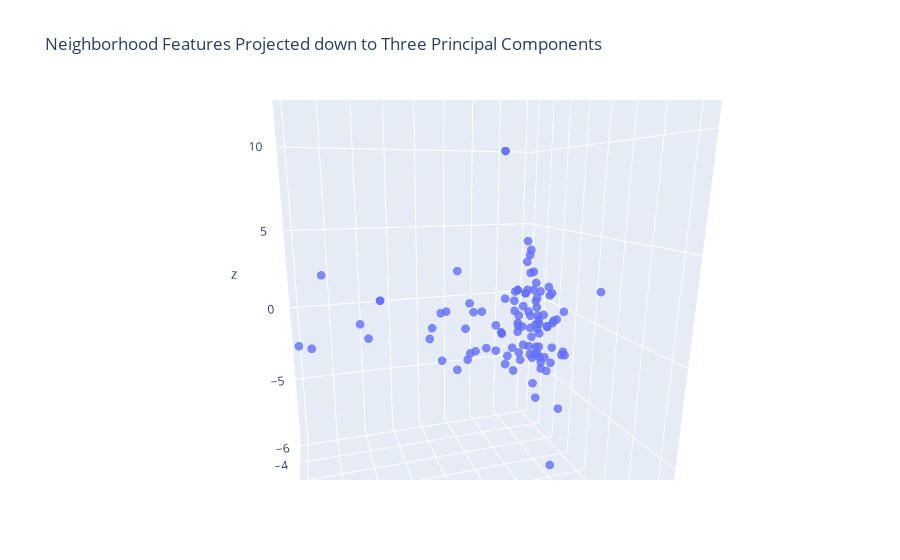

The cell this chart's notebook holds for it:
### Markdown cell above
We have a bit of a drop in variance after the first three components which means we we can plot the first three components and see a good amount of the overall variance.

### Code cell
pca_df=pd.DataFrame(principalComponents)
pca_df.insert(loc=0,column='Neighborhood',value=neigh_df['Neighborhood']+', '+neigh_df['City']+', '+neigh_df['State'])

fig = go.Figure()
fig.add_trace(go.Scatter3d(x=pca_df[0],y=pca_df[1],z=pca_df[2],
                            hovertemplate=pca_df['Neighborhood'],
                            mode='markers',
                            opacity=0.8,
                            marker_size=3))
fig.update_layout(title='Neighborhood Features Projected down to Three Principal Components')

fig.show()

### Figure 1 — Plotly figure (JSON) as saved in the notebook; plotly's stock layout.template omitted (floating-point values rounded to 4 significant figures)
{"data": [{"hovertemplate": ["Adams Morgan, Washington, DC", "Aragona Village, Virginia Beach, VA", "Arts District, Richmond, VA", "Bayside, Virginia Beach, VA", "Bellevue, Richmond, VA", "Brier Creek, Raleigh, NC", "Bromo Arts District, Baltimore, MD", "Brooklyn, Charlotte, NC", "Cameron Village, Raleigh, NC", "Canton, Baltimore, MD", "Capitol District, Raleigh, NC", "Capitol Heights, Raleigh, NC", "Capitol Hill, Washington, DC", "Carytown, Richmond, VA", "Cathedral Hill, Baltimore, MD", "Charles Center, Baltimore, MD", "Cherry, Charlotte, NC", "Chinatown, Washington, DC", "Church Hill, Richmond, VA", "City Center, Richmond, VA", "Cottage Road Park, Norfolk, VA", "Crabtree Valley, Raleigh, NC", "Croatan Beach, Virginia Beach, VA", "Depot District, Raleigh, NC", "Dilworth, Charlotte, NC", "Downtown, Baltimore, MD", "Downtown, Washington, DC", "Downtown Norfolk, Norfolk, VA", "Dupont Circle, Washington, DC", "Elizabeth, Charlotte, NC", "Fayetteville Street, Raleigh, NC", "Federal Hill, Baltimore, MD", "Federal Triangle, Washington, DC", "Fells Point, Baltimore, MD", "Four by Four, Baltimore, MD", "Freemason District, Norfolk, VA", "Georgetown, Washington, DC", "Glenwood South, Raleigh, NC", "Glenwood-Brooklyn, Raleigh, NC", "Green Run, Virginia Beach, VA", "Harbor East, Baltimore, MD", "Hi-Mount, Raleigh, NC", "Highland Park, Norfolk, VA", "Hilton, Baltimore, MD", "Inner Harbor, Baltimore, MD", "Ivy City, Washington, DC", "Jackson Ward, Richmond, VA", "Kalorama, Washington, DC", "Kempsville, Virginia Beach, VA", "Leesville, Raleigh, NC", "Little Italy, Baltimore, MD", "London Bridge, Virginia Beach, VA", "Lynnhaven, Virginia Beach, VA", "Madison Park, Charlotte, Charlotte, NC", "Maiden Lane, Raleigh, NC", "Midtown-Belvedere, Baltimore, MD", "Moore Square, Raleigh, NC", "Mount Vernon, Baltimore, MD", "Mount Vernon Square, Washington, DC", "Mount Vernon Triangle, Washington, DC", "Navy Yard, Washington, DC", "Newtown, Virginia Beach, VA", "Newtowne West, Richmond, VA", "NoDa, Charlotte, NC", "North Hills, Raleigh, NC", "North Ridge Country Club, Raleigh, NC", "Observatory Circle, Washington, DC", "Ocean Park, Virginia Beach, VA", "Old Goucher, Baltimore, MD", "Old North Charlotte, Charlotte, NC", "Olde Raleigh, Raleigh, NC", "Pembroke Manor, Virginia Beach, VA", "Penn Quarter, Washington, DC", "Preston Gardens, Baltimore, MD", "Red Mill Commons, Virginia Beach, VA", "Remington, Baltimore, MD", "Riverview, Norfolk, VA", "Rose Hill, Charlottesville, VA", "Scott's Addition, Richmond, VA", "Sedgefield, Charlotte, NC", "Sheridan Kalorama, Washington, DC", "Shockoe Bottom, Richmond, VA", "Shockoe Slip, Richmond, VA", "South Balto.Imp.Comm./West Federal Hill, Baltimore, MD", "South End, Charlotte, NC", "SouthPark, Charlotte, NC", "Southwest Federal Center, Washington, DC", "Starr Hill, Charlottesville, VA", "Station North, Baltimore, MD", "Station North Arts and Entertainment District, Baltimore, MD", "Stoney Point, Richmond, VA", "Thalia, Virginia Beach, VA", "Three Corners, Richmond, VA", "Tidewater Park, Norfolk, VA", "Tobacco Row, Richmond, VA", "U Street Corridor, Washington, DC", "Uptown Charlotte, Charlotte, NC", "Wards Corner Business District, Norfolk, VA", "Warehouse District, Raleigh, NC", "West End, Washington, DC", "West Freemason, Norfolk, VA", "West Raleigh Historic District, Raleigh, NC", "Westhampton, Richmond, VA", "Wilder's Grove, Raleigh, NC", "Willow Lawn, Richmond, VA", "Wyman Park, Baltimore, MD"], "marker": {"size": 3}, "mode": "markers", "opacity": 0.8, "type": "scatter3d", "x": [-1.404, -0.8882, -2.728, 1.387, -1.269, 5.057, -1.981, -0.6035, 3.374, -1.132, -3.836, -4.002, -1.347, 2.776, -1.396, -1.297, 1.587, -2.821, -1.869, -2.902, 4.893, 11.27, -2.131, -1.435, -0.8462, -2.417, -1.19, 6.957, 0.531, -1.104, -3.74, -1.85, -1.727, -2.306, 2.934, 1.797, -1.369, -1.046, -0.06909, -0.4832, 2.209, -1.096, -1.376, -2.075, 3.301, -0.148, -2.888, 0.1312, -0.7678, 1.047, 1.554, 0.6204, 0.9446, -0.4233, -1.422, -1.784, -3.682, -1.087, -1.082, -2.053, -0.2432, -0.1979, -1.124, -2.392, 4.389, 2.773, -0.8218, -1.434, -3.381, -2.392, 1.383, 8.75, -2.285, -2.499, 4.659, -1.779, -0.4337, -1.805, -2.424, -0.436, 0.1312, -1.893, -1.645, -1.742, -0.7027, 7.973, -1.772, -2.192, -1.775, -1.775, 11.97, 4.905, -1.228, 10.39, -1.876, -2.421, -0.785, 6.957, -1.435, -0.9878, -2.524, -3.343, 1.971, 0.4407, 3.297, 0.4581], "y": [-2.264, 1.807, -1.852, 5.143, 1.208, 1.296, -0.4065, -1.429, 2.622, -0.3473, -5.165, -5.344, 0.2793, 0.7681, 0.5549, 0.2469, 1.714, -3.97, 0.2902, -1.674, 7.187, -4.158, 1.846, -0.8837, 2.056, 2.111, -1.036, -4.316, -0.6809, 0.6886, -3.922, 1.358, -0.04423, -1.811, -0.8521, -4.435, 2.703, -0.9242, 8.455, 5.109, -1.08, 1.409, 3.653, -0.2465, -2.924, 0.1894, -3.225, -0.754, 3.421, 3.838, -1.451, 3.396, 5.67, 0.2788, -1.811, 0.8204, -5.277, 1.257, -0.5732, -0.8697, -0.9567, 4.661, 3.174, -3.964, -1.835, 2.643, 1.71, 3.534, -1.549, -3.964, 3.515, 0.6724, -5.776, 2.172, 1.555, 1.878, 3.568, 1.262, 1.228, 4.207, -0.754, -0.1117, 0.8827, 0.4886, -0.8014, -2.59, 0.8056, -1.54, -5.249, -5.249, -3.315, 3.383, 0.2023, -6.321, 1.145, -1.727, -2.929, -4.316, -0.8837, -1.333, -1.036, -4.583, 1.36, 5.321, 1.627, 2.139], "z": [1.145, -0.04919, -1.057, 3.9, 0.2493, 0.4083, 0.5378, -2.824, -0.7144, -1.762, 2.972, 3.29, -1.047, 1.455, 1.216, -2.177, 0.372, -1.851, -1.73, -0.9747, 2.884, -2.013, -8.856, 1.341, 2.172, -1.454, -2.517, 0.6715, -2.074, 2.996, 1.217, -2.868, -4.248, -0.4207, -3.102, 2.26, 0.6496, -0.04101, 3.655, 1.883, -2.625, 0.6063, -0.9612, -5.371, -3.265, -1.649, -0.5659, -1.037, 2.386, 1.958, -2.276, 2.658, -0.308, -0.6458, -0.822, 0.4158, 3.936, 1.61, -2.815, -2.901, -3.149, -0.05883, 13.57, 0.7983, -1.314, 1.497, -1.537, -4.139, 1.464, 0.7983, 2.184, 0.7735, -0.2506, -1.665, 1.267, 0.2293, -1.015, -0.127, 0.2029, -1.08, -1.037, -1.89, -2.18, -0.8135, 0.3178, -1.171, -2.928, -1.139, 9.947, 9.947, -1.483, 1.877, -1.663, 2.118, -0.2343, 1.297, -1.74, 0.6715, 1.341, -3.83, -2.754, 2.594, -1.025, 2.813, 0.3139, 0.3779]}], "layout": {"autosize": true, "scene": {"aspectmode": "auto", "aspectratio": {"x": 0.9166, "y": 0.8478, "z": 1.287}, "camera": {"center": {"x": 0, "y": 0, "z": 0}, "eye": {"x": 0.3778, "y": 1.226, "z": 0.3013}, "projection": {"type": "perspective"}, "up": {"x": 0.004456, "y": -0.003979, "z": 1.0}}}, "title": {"text": "Neighborhood Features Projected down to Three Principal Components"}}}
